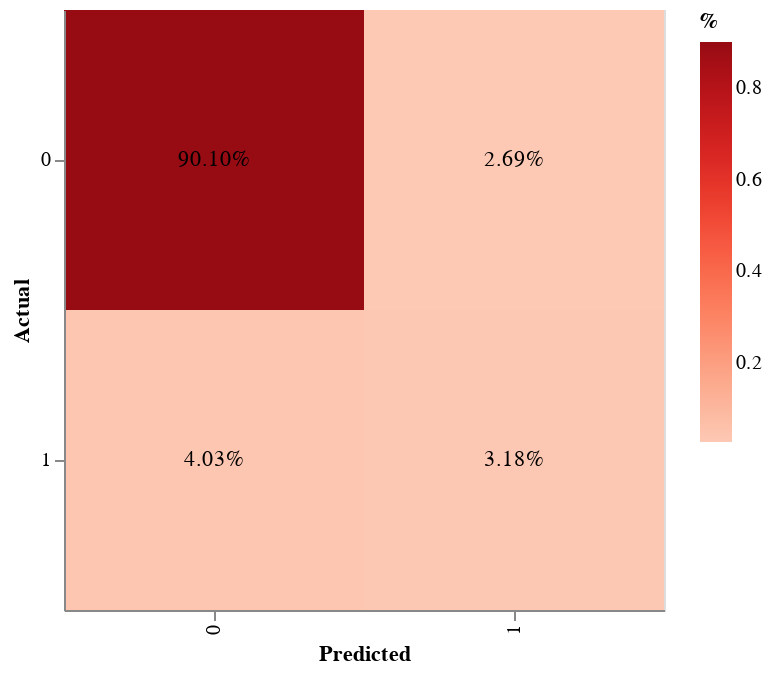

Here is the notebook cell this chart was saved with:
### Code cell
draw_matrix(y_test, y_pred)

### Figure 1 — Vega-Lite specification as saved in the notebook (floating-point values rounded to 4 significant figures)
{"config": {"view": {"continuousWidth": 300, "continuousHeight": 300}}, "layer": [{"mark": {"type": "rect"}, "encoding": {"color": {"field": "%", "scale": {"scheme": "reds"}, "type": "quantitative"}, "x": {"field": "Predicted", "sort": [0, 1], "type": "nominal"}, "y": {"field": "Actual", "sort": [0.0, 1.0], "type": "nominal"}}}, {"mark": {"type": "text", "baseline": "middle"}, "encoding": {"color": {"condition": {"test": "(datum.Count > 0.4505149564005206)", "value": "white"}, "value": "black"}, "text": {"field": "%", "format": ".2%", "type": "quantitative"}, "x": {"field": "Predicted", "sort": [0, 1], "type": "nominal"}, "y": {"field": "Actual", "sort": [0.0, 1.0], "type": "nominal"}}}], "data": {"name": "data-715149fbbcd5a6cb283779606de12a2e"}, "height": 300, "width": 300, "$schema": "https://vega.github.io/schema/vega-lite/v5.17.0.json", "datasets": {"data-715149fbbcd5a6cb283779606de12a2e": [{"Actual": 0, "Predicted": 0, "%": 0.901}, {"Actual": 1, "Predicted": 0, "%": 0.0403}, {"Actual": 0, "Predicted": 1, "%": 0.02689}, {"Actual": 1, "Predicted": 1, "%": 0.03178}]}}
